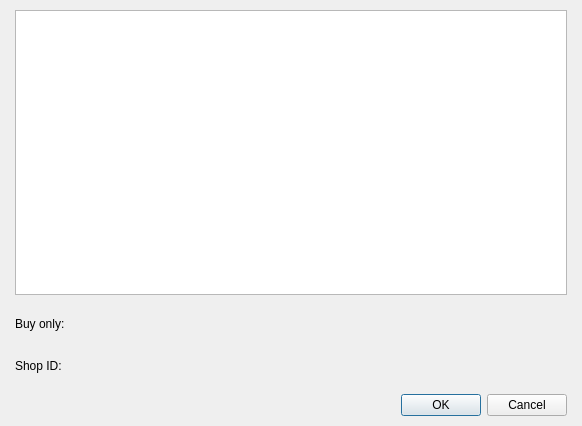
<?xml version="1.0" encoding="UTF-8"?>
<ui version="4.0">
 <class>DialogCommandStartShopMenu</class>
 <widget class="QDialog" name="DialogCommandStartShopMenu">
  <property name="geometry">
   <rect>
    <x>0</x>
    <y>0</y>
    <width>582</width>
    <height>426</height>
   </rect>
  </property>
  <property name="windowTitle">
   <string>Dialog</string>
  </property>
  <layout class="QGridLayout" name="gridLayout_2">
   <property name="leftMargin">
    <number>15</number>
   </property>
   <property name="topMargin">
    <number>10</number>
   </property>
   <property name="rightMargin">
    <number>15</number>
   </property>
   <property name="bottomMargin">
    <number>10</number>
   </property>
   <item row="0" column="0">
    <layout class="QVBoxLayout" name="verticalLayout_2" stretch="1,0">
     <property name="spacing">
      <number>15</number>
     </property>
     <item>
      <layout class="QVBoxLayout" name="verticalLayout" stretch="1,0">
       <item>
        <widget class="WidgetSuperTree" name="treeViewItemPrice"/>
       </item>
       <item>
        <layout class="QGridLayout" name="gridLayout">
         <item row="0" column="0">
          <widget class="QLabel" name="labelBuyOnly">
           <property name="text">
            <string>Buy only:</string>
           </property>
          </widget>
         </item>
         <item row="0" column="1">
          <layout class="QHBoxLayout" name="horizontalLayout">
           <item>
            <widget class="PanelPrimitiveValue" name="panelPrimitiveValueBuyOnly" native="true">
             <property name="enabled">
              <bool>true</bool>
             </property>
             <property name="minimumSize">
              <size>
               <width>250</width>
               <height>27</height>
              </size>
             </property>
             <property name="maximumSize">
              <size>
               <width>250</width>
               <height>27</height>
              </size>
             </property>
            </widget>
           </item>
           <item>
            <spacer name="horizontalSpacer">
             <property name="orientation">
              <enum>Qt::Horizontal</enum>
             </property>
             <property name="sizeHint" stdset="0">
              <size>
               <width>40</width>
               <height>20</height>
              </size>
             </property>
            </spacer>
           </item>
          </layout>
         </item>
         <item row="1" column="0">
          <widget class="QLabel" name="labelShopID">
           <property name="text">
            <string>Shop ID:</string>
           </property>
          </widget>
         </item>
         <item row="1" column="1">
          <layout class="QHBoxLayout" name="horizontalLayout_2">
           <item>
            <widget class="PanelPrimitiveValue" name="panelPrimitiveValueShopID" native="true">
             <property name="enabled">
              <bool>true</bool>
             </property>
             <property name="minimumSize">
              <size>
               <width>250</width>
               <height>27</height>
              </size>
             </property>
             <property name="maximumSize">
              <size>
               <width>250</width>
               <height>27</height>
              </size>
             </property>
            </widget>
           </item>
           <item>
            <spacer name="horizontalSpacer_2">
             <property name="orientation">
              <enum>Qt::Horizontal</enum>
             </property>
             <property name="sizeHint" stdset="0">
              <size>
               <width>40</width>
               <height>20</height>
              </size>
             </property>
            </spacer>
           </item>
          </layout>
         </item>
        </layout>
       </item>
      </layout>
     </item>
     <item>
      <widget class="QDialogButtonBox" name="buttonBox">
       <property name="orientation">
        <enum>Qt::Horizontal</enum>
       </property>
       <property name="standardButtons">
        <set>QDialogButtonBox::Cancel|QDialogButtonBox::Ok</set>
       </property>
      </widget>
     </item>
    </layout>
   </item>
  </layout>
 </widget>
 <customwidgets>
  <customwidget>
   <class>WidgetSuperTree</class>
   <extends>QTreeView</extends>
   <header>widgetsupertree.h</header>
  </customwidget>
  <customwidget>
   <class>PanelPrimitiveValue</class>
   <extends>QWidget</extends>
   <header>panelprimitivevalue.h</header>
   <container>1</container>
  </customwidget>
 </customwidgets>
 <resources/>
 <connections>
  <connection>
   <sender>buttonBox</sender>
   <signal>accepted()</signal>
   <receiver>DialogCommandStartShopMenu</receiver>
   <slot>accept()</slot>
   <hints>
    <hint type="sourcelabel">
     <x>248</x>
     <y>254</y>
    </hint>
    <hint type="destinationlabel">
     <x>157</x>
     <y>274</y>
    </hint>
   </hints>
  </connection>
  <connection>
   <sender>buttonBox</sender>
   <signal>rejected()</signal>
   <receiver>DialogCommandStartShopMenu</receiver>
   <slot>reject()</slot>
   <hints>
    <hint type="sourcelabel">
     <x>316</x>
     <y>260</y>
    </hint>
    <hint type="destinationlabel">
     <x>286</x>
     <y>274</y>
    </hint>
   </hints>
  </connection>
 </connections>
</ui>
